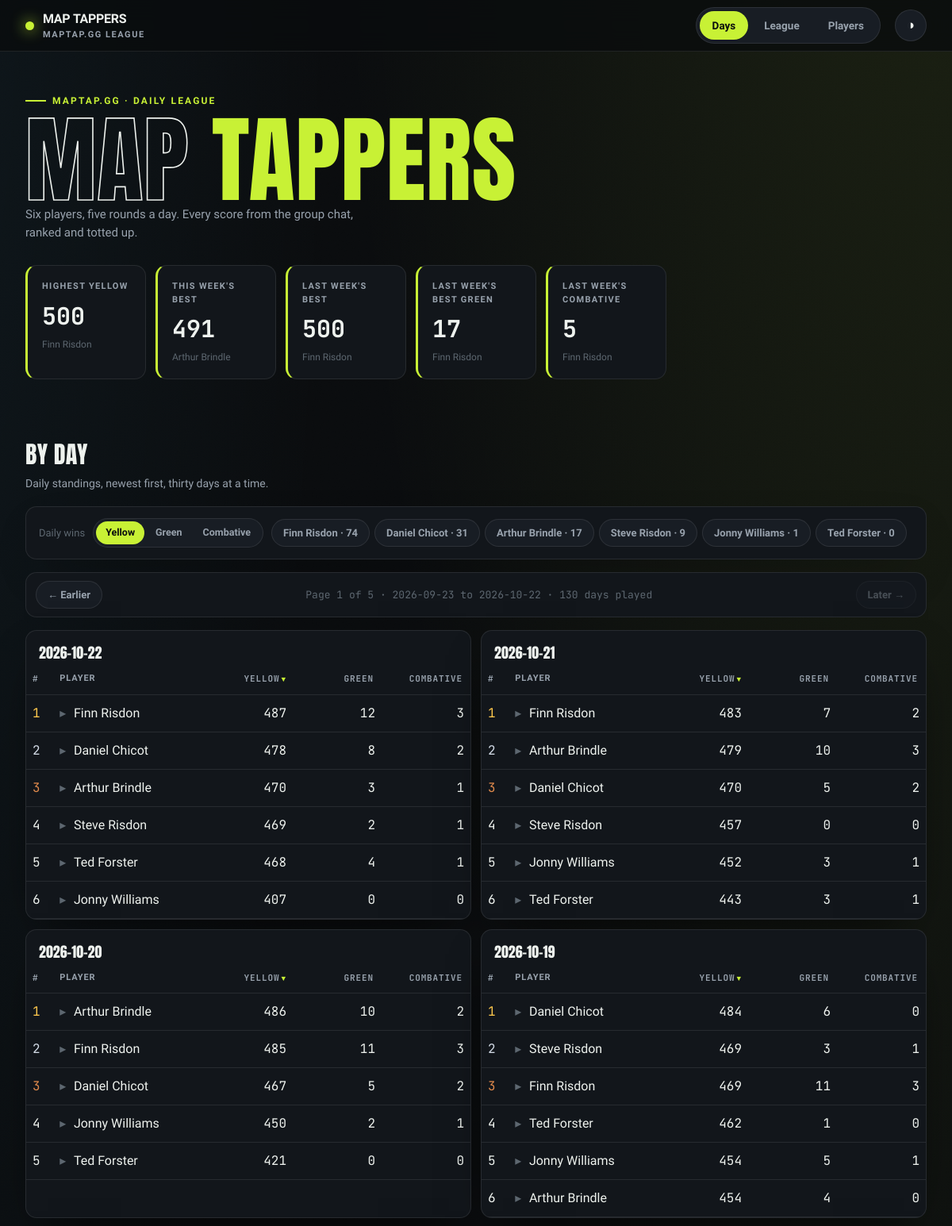
The page /days (upper part) on the database its author committed.
### tables this page shows
CREATE TABLE entries (
    id INTEGER PRIMARY KEY,
    player TEXT NOT NULL,
    game_date TEXT NOT NULL,
    maptap_score INTEGER NOT NULL,
    UNIQUE (player, game_date)
);

### src/maptap/app.py (the view)
@app.get("/days", response_class=HTMLResponse)
def days(request: Request, page: int = 1):
    with closing(_conn()) as conn:
        context = {
            **daily_leaderboard_page(conn, page=page),
            "win_rows": [
                ("Yellow", daily_win_counts(conn, metric="cumulative")),
                ("Green", green_jersey_win_counts(conn)),
                ("Combative", combative_win_counts(conn)),
            ],
            "stats": hero_stats(conn),
            "active": "days",
        }
    return templates.TemplateResponse(request, "days.html", context)

### src/maptap/templates/days.html (shortened to what this page needs)
{% extends "base.html" %}
{% block content %}
{% macro pager() %}
{% if pages > 1 %}
<nav class="panel pager" aria-label="Earlier and later days">
    {% if page < pages %}<a class="chip pager-link" href="/days?page={{ page + 1 }}">← Earlier</a>{% else %}<span class="chip pager-link disabled" aria-disabled="true">← Earlier</span>{% endif %}
    <span class="pager-meta">Page {{ page }} of {{ pages }} · {{ days[-1].game_date }} to {{ days[0].game_date }} · {{ total_days }} days played</span>
    {% if page > 1 %}<a class="chip pager-link" href="{{ '/days' if page == 2 else '/days?page=' ~ (page - 1) }}">Later →</a>{% else %}<span class="chip pager-link disabled" aria-disabled="true">Later →</span>{% endif %}
</nav>
{% endif %}
{% endmacro %}
<h2 class="section-head">By day</h2>
<p class="section-sub">Daily standings, newest first{% if pages > 1 %}, thirty days at a time{% endif %}.</p>
<div class="panel toolbar">
    <span class="chip-label">Daily wins</span>
    <div class="seg" role="group" aria-label="Competition">
        {% for label, _ in win_rows %}
        <button type="button" class="seg-btn" aria-controls="wins-{{ label | lower }}" aria-pressed="{{ 'true' if loop.first else 'false' }}">{{ label }}</button>
        {% endfor %}
    </div>
    {% for label, win_counts in win_rows %}
    <div class="chips" id="wins-{{ label | lower }}"{% if not loop.first %} hidden{% endif %}>
        {% for w in win_counts %}
        <span class="chip static">{{ w.player }} · {{ w.wins }}</span>
        {% endfor %}
    </div>
    {% endfor %}
</div>
{{ pager() }}
<div class="day-grid">
    {% for day in days %}
    <div class="panel table-card">
        <table data-sortable>
            <caption>{{ day.game_date }}</caption>
            <thead>
                <tr>
                    <th class="num" data-sort="number" data-first="asc">#</th>
                    <th class="txt" data-sort="text">Player</th>
                    {% for key, label in [('cumulative', 'Yellow'), ('green', 'Green'), ('combative', 'Combative')] %}
                    <th class="num jersey" data-sort="number"{% if key == 'cumulative' %} data-sorted="desc"{% endif %}>{{ label }}</th>
                    {% endfor %}
                </tr>
            </thead>
            <tbody>
                {% for s in day.standings %}
                <tr role="button" tabindex="0" aria-expanded="false" aria-label="Show rounds for {{ s.player }}">
                    <td class="num medal-{{ s.position }}">{{ s.position }}</td>
                    <td class="txt"><span class="caret" aria-hidden="true">▸</span>{{ s.player }}</td>
                    <td class="num">{{ s.cumulative }}</td>
                    <td class="num">{{ s.green }}</td>
                    <td class="num">{{ s.combative_points }}</td>
                </tr>
                {% endfor %}
            </tbody>
        </table>
    </div>
    {% endfor %}
</div>
{% endblock %}

### src/maptap/templates/base.html (shortened to what this page needs)
<!DOCTYPE html>
<html lang="en-GB" data-theme="dark">
<head>
    <link rel="stylesheet" href="/static/styles.css">
</head>
<body>
    <nav class="nav">
        <div class="wrap nav-inner">
            <div class="brand">
                <span class="dot"></span>
                <span>MAP&nbsp;TAPPERS<small>maptap.gg league</small></span>
            </div>
            <div class="tabs">
                <a class="tab {{ 'active' if active == 'days' else '' }}" href="/days">Days</a>
                <a class="tab {{ 'active' if active == 'league' else '' }}" href="/league">League</a>
                <a class="tab {{ 'active' if active == 'players' else '' }}" href="/players">Players</a>
            </div>
            <button class="theme-btn" id="themeBtn" title="Toggle theme" aria-label="Toggle theme">◑</button>
        </div>
    </nav>
    <header class="hero">
        <div class="wrap">
            <span class="hero-tag">maptap.gg · daily league</span>
            <h1><span class="out">Map</span> <span class="em">Tappers</span></h1>
            <p class="hero-sub">{{ stats.player_count | number_word }} player{{ '' if stats.player_count == 1 else 's' }}, five rounds a day. Every score from the group chat, ranked and totted up.</p>
            <div class="stat-row">
                <div class="stat">
                    <div class="label">Highest Yellow</div>
                    <div class="value">{{ stats.highest_cumulative if stats.highest_cumulative is not none else '—' }}</div>
                    <div class="sub">{{ stats.highest_cumulative_player or '—' }}</div>
                </div>
                <div class="stat">
                    <div class="label">This Week's Best</div>
                    <div class="value">{{ stats.week_best if stats.week_best is not none else '—' }}</div>
                    <div class="sub">{{ stats.week_best_player or 'no rides yet' }}</div>
                </div>
                <div class="stat">
                    <div class="label">Last Week's Best</div>
                    <div class="value">{{ stats.last_week_best if stats.last_week_best is not none else '—' }}</div>
                    <div class="sub">{{ stats.last_week_best_player or 'no rides' }}</div>
                </div>
                <div class="stat">
                    <div class="label">Last Week's Best Green</div>
                    <div class="value">{{ stats.last_week_best_green if stats.last_week_best_green is not none else '—' }}</div>
                    <div class="sub">{{ stats.last_week_best_green_player or 'no rides' }}</div>
                </div>
                <div class="stat">
                    <div class="label">Last Week's Combative</div>
                    <div class="value">{{ stats.last_week_combative if stats.last_week_combative is not none else '—' }}</div>
                    <div class="sub">{{ stats.last_week_combative_player or 'no rides' }}</div>
                </div>
            </div>
        </div>
    </header>
    <main class="wrap">
        {% block content %}{% endblock %}
    </main>
</body>
</html>

### rows shown on the page
entries: player "Finn Risdon"
entries: player "Arthur Brindle"
entries: player "Finn Risdon"
entries: player "Finn Risdon", wins "74"
entries: game_date "2026-09-23"
entries: game_date "2026-10-22", label "YELLOW" "GREEN" "COMBATIVE", position "2", player "Daniel Chicot", cumulative "478", green "8", combative_points "2"
entries: position "1", player "Finn Risdon", cumulative "487", green "12", combative_points "3"
entries: position "3", player "Arthur Brindle", cumulative "470", green "3", combative_points "1"
entries: position "4", player "Steve Risdon", cumulative "469", green "2", combative_points "1"
entries: position "5", player "Ted Forster", cumulative "468", green "4", combative_points "1"
entries: position "6", player "Jonny Williams", cumulative "407", green "0", combative_points "0"
entries: game_date "2026-10-21", label "YELLOW" "GREEN" "COMBATIVE", position "6", player "Ted Forster", cumulative "443", green "3", combative_points "1"
entries: position "1", player "Finn Risdon", cumulative "483", green "7", combative_points "2"
entries: position "2", player "Arthur Brindle", cumulative "479", green "10", combative_points "3"
entries: position "3", player "Daniel Chicot", cumulative "470", green "5", combative_points "2"
entries: position "4", player "Steve Risdon", cumulative "457", green "0", combative_points "0"
entries: position "5", player "Jonny Williams", cumulative "452", green "3", combative_points "1"
entries: game_date "2026-10-20", label "YELLOW" "GREEN" "COMBATIVE", position "4", player "Jonny Williams", cumulative "450", green "2", combative_points "1"
entries: position "1", player "Arthur Brindle", cumulative "486", green "10", combative_points "2"
entries: position "2", player "Finn Risdon", cumulative "485", green "11", combative_points "3"
entries: position "3", player "Daniel Chicot", cumulative "467", green "5", combative_points "2"
entries: position "5", player "Ted Forster", cumulative "421", green "0", combative_points "0"
entries: game_date "2026-10-19", label "YELLOW" "GREEN" "COMBATIVE", position "1", player "Daniel Chicot", cumulative "484", green "6", combative_points "0"
entries: position "2", player "Steve Risdon", cumulative "469", green "3", combative_points "1"
entries: position "3", player "Finn Risdon", cumulative "469", green "11", combative_points "3"
entries: position "4", player "Ted Forster", cumulative "462", green "1", combative_points "0"
entries: position "5", player "Jonny Williams", cumulative "454", green "5", combative_points "1"
entries: position "6", player "Arthur Brindle", cumulative "454", green "4", combative_points "0"

### other values the page prints
{{ stats.player_count | number_word }} "Six"
{{ '' if stats.player_count == 1 else 's' }} "s"
{{ stats.week_best if stats.week_best is not none else '—' }} "491"
{{ stats.last_week_best if stats.last_week_best is not none else '—' }} "500"
{{ label }} "Yellow" "Green" "Combative"
{{ w.player }} "Daniel Chicot" "Arthur Brindle" "Steve Risdon" "Jonny Williams" "Ted Forster"
{{ w.wins }} "31" "17" "9" "1" "0"
{{ page }} "1"
{{ pages }} "5"
{{ total_days }} "130"
